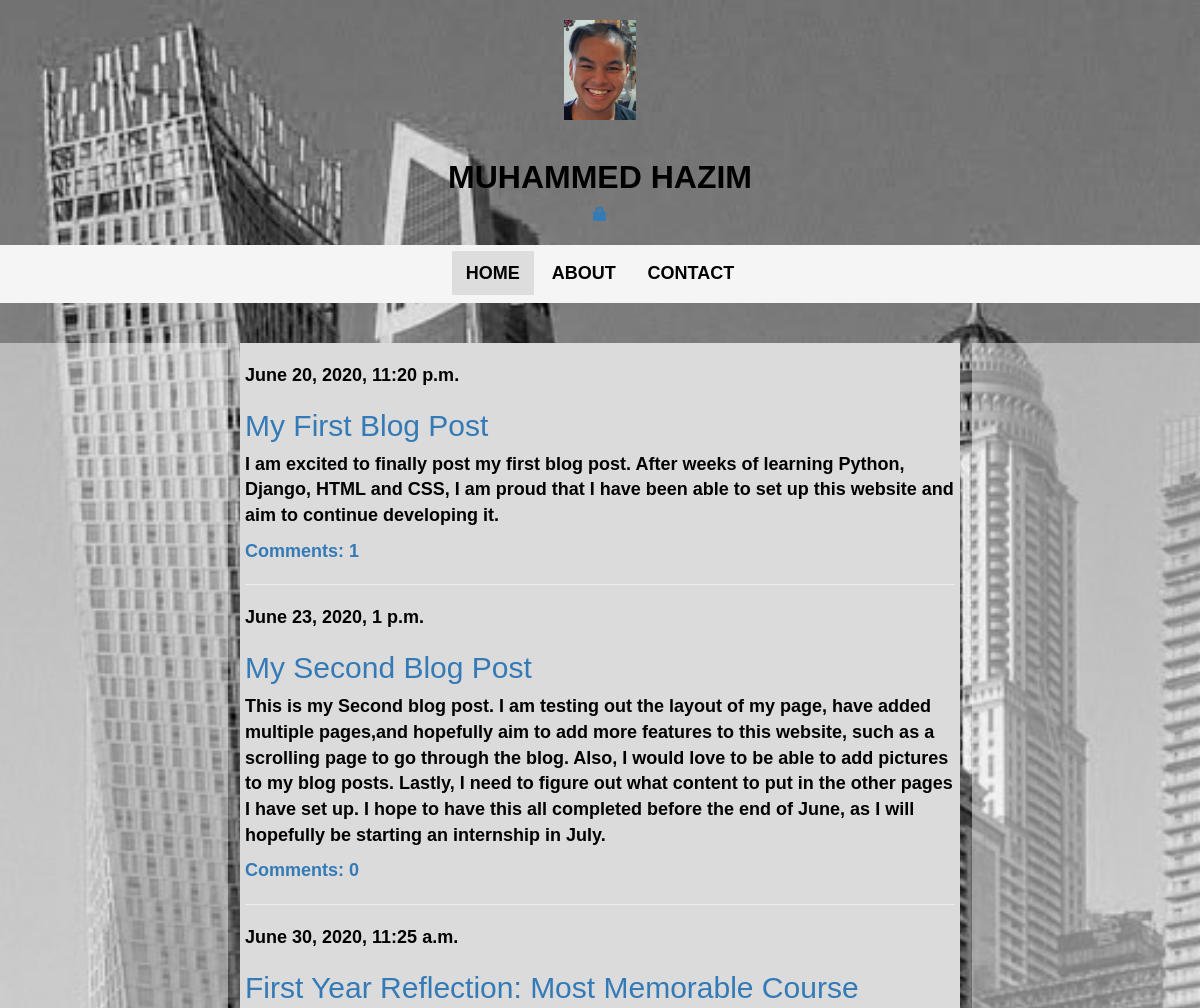
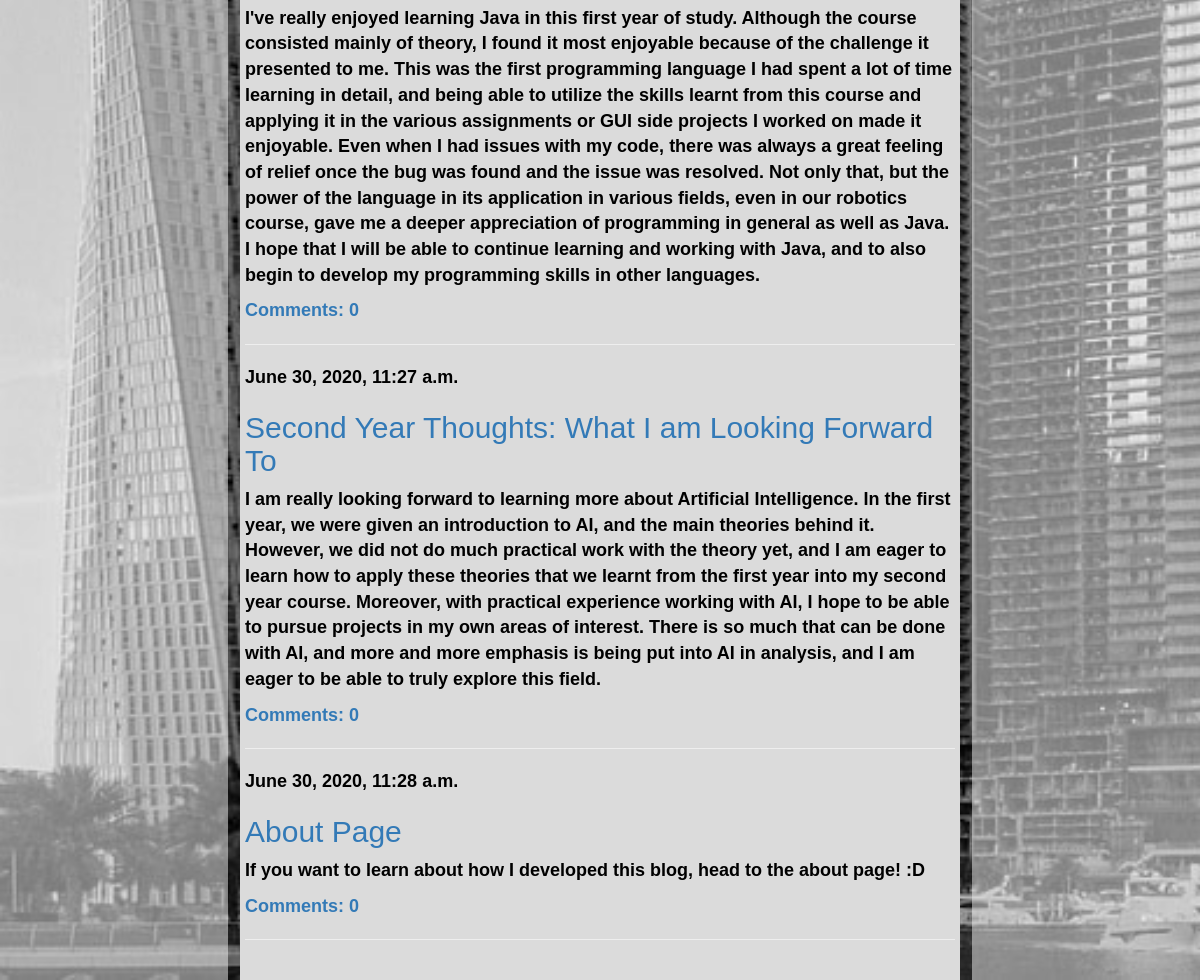
The page / on the database its author committed (2 pictures, top to bottom).
### blog/models.py (models this page shows, shortened)
class Post(models.Model):
    author=models.ForeignKey(settings.AUTH_USER_MODEL, on_delete=models.CASCADE)
    title= models.CharField(max_length=200)
    text= models.TextField()
    created_date = models.DateTimeField(default=timezone.now)
    published_date = models.DateTimeField(blank=True,null=True)
    def approved_comments(self):
        return self.comments.filter(approved_comment=True)

### blog/views.py (the view)
# urls.py: path('', views.post_list, name='post_list'),
def post_list(request):
    posts= Post.objects.filter(published_date__lte=timezone.now()).order_by('published_date')
    return render(request,'blog/post_list.html', {'posts':posts})

### blog/templates/blog/post_list.html
{% extends 'blog/base.html' %} {% block content %} {% for post in posts %}
<div class="post">
  <div class="date">
    {{ post.published_date }}
  </div>
  <h2><a href="{% url 'post_detail' pk=post.pk %}">{{ post.title }}</a></h2>
  <p>{{ post.text|linebreaksbr }}</p>
  <a href="{% url 'post_detail' pk=post.pk %}"
    >Comments: {{post.approved_comments.count}}</a
  >
  <hr />
</div>
{% endfor %} {% endblock %}

### blog/static/css/styles.css (style rules this page uses)
html, body { height: 100%; margin: 0; }
.post { font-family: Arial, Helvetica, sans-serif; color: black; }

### rows shown on the page
Post: published_date "June 20, 2020, 11:20 p.m.", title "My First Blog Post", text "I am excited to finally post my first blog post. After weeks of learning Python, Django, HTML and CSS, I am proud that I have been able to set up this website and aim to continue developing it.", approved_comments.count "1"
Post: published_date "June 23, 2020, 1 p.m.", title "My Second Blog Post", text "This is my Second blog post. I am testing out the layout of my page, have added multiple pages,and hopefully aim to add more features to this website, such as a scrolling page to go through the blog. Also, I would love to be able to add pictures to my blog posts. Lastly, I need to figure out what content to put in the other pages I have set up. I hope to have this all completed before the end of June, as I will hopefully be starting an internship in July.", approved_comments.count "0"
Post: published_date "June 30, 2020, 11:25 a.m.", title "First Year Reflection: Most Memorable Course", text "I've really enjoyed learning Java in this first year of study. Although the course consisted mainly of theory, I found it most enjoyable because of the challenge it presented to me. This was the first programming language I had spent a lot of time learning in detail, and being able to utilize the skills learnt from this course and applying it in the various assignments or GUI side projects I worked on made it enjoyable. Even when I had issues with my code, there was always a great feeling of relief once the bug was found and the issue was resolved. Not only that, but the power of the language in its application in various fields, even in our robotics course, gave me a deeper appreciation of…", approved_comments.count "0"
Post: published_date "June 30, 2020, 11:27 a.m.", title "Second Year Thoughts: What I am Looking Forward To", text "I am really looking forward to learning more about Artificial Intelligence. In the first year, we were given an introduction to AI, and the main theories behind it. However, we did not do much practical work with the theory yet, and I am eager to learn how to apply these theories that we learnt from the first year into my second year course. Moreover, with practical experience working with AI, I hope to be able to pursue projects in my own areas of interest. There is so much that can be done with AI, and more and more emphasis is being put into AI in analysis, and I am eager to be able to truly explore this field.", approved_comments.count "0"
Post: published_date "June 30, 2020, 11:28 a.m.", title "About Page", text "If you want to learn about how I developed this blog, head to the about page! :D", approved_comments.count "0"
